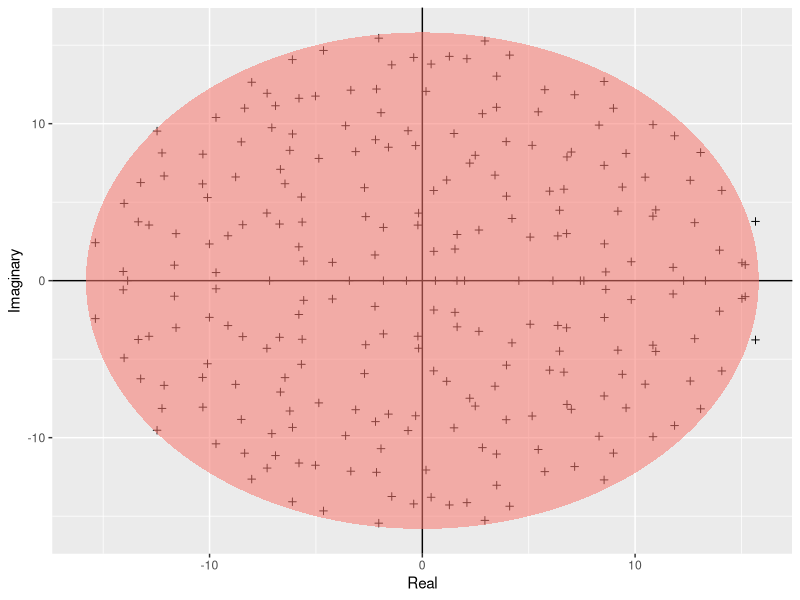
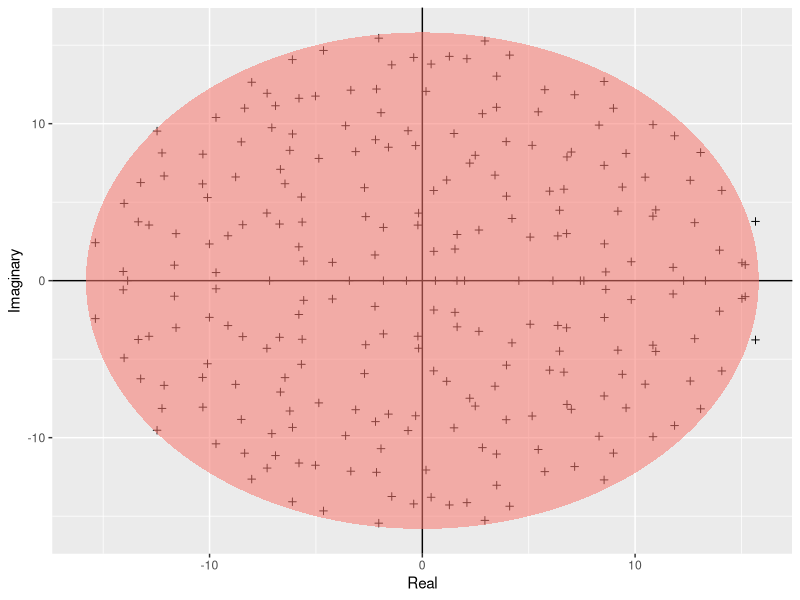

These figures' R source, in order:
# Check and load required packages
# Ensure the 'ggplot2' package is installed; stop execution with an error message if not
if (!requireNamespace("ggplot2", quietly = TRUE)) {
  stop("Package 'ggplot2' is required but not installed. Install it with install.packages('ggplot2').")
}
library(ggplot2)  # Load the ggplot2 library for creating visualizations

# Function to generate an ellipse
build_ellipse <- function(hradius, vradius) { 
  # Arguments:
  #   hradius: Horizontal radius of the ellipse
  #   vradius: Vertical radius of the ellipse
  # Returns:
  #   A dataframe containing x and y coordinates for the ellipse
  
  npoints <- 250  # Number of points to define the smoothness of the ellipse
  a <- seq(0, 2 * pi, length = npoints + 1)  # Generate angles from 0 to 2π
  x <- hradius * cos(a)  # Calculate x coordinates based on horizontal radius
  y <- vradius * sin(a)  # Calculate y coordinates based on vertical radius
  return(data.frame(x = x, y = y))  # Return a dataframe with x and y columns
}

N <- 250  # Set the size of the matrix (N x N)

# Generate a random N x N matrix with normally distributed entries
M <- matrix(rnorm(N * N), N, N)  

# Compute the eigenvalues of the matrix
eigvals <- eigen(M)$values  

# Create a dataframe of eigenvalues with real and imaginary parts
eigDF <- data.frame("Real" = Re(eigvals), "Imaginary" = Im(eigvals))

# Compute the radius of the circle as sqrt(N)
my_radius <- sqrt(N)  

# Generate an ellipse with the computed radius
ellDF <- build_ellipse(my_radius, my_radius)  

# Rename the columns of the ellipse dataframe for consistency
names(ellDF) <- c("Real", "Imaginary")

# Initialize the ggplot object with eigenvalue data
p <- ggplot(eigDF, aes(x = Real, y = Imaginary))  

# Add points to represent eigenvalues
p <- p + geom_point(shape = I(3)) + 
  theme(legend.position = "none")  # Remove legend for cleaner visualization

# Add horizontal and vertical lines to represent axes
p <- p + geom_hline(aes(yintercept = 0))  # Horizontal line at y = 0
p <- p + geom_vline(aes(xintercept = 0))  # Vertical line at x = 0

# Overlay the ellipse representing the theoretical boundary
p <- p + geom_polygon(data = ellDF, aes(x = Real, y = Imaginary, alpha = 1/20, fill = "red"))

# Display the plot
p

pdf("../results/Girko.pdf")
print(p)
dev.off()